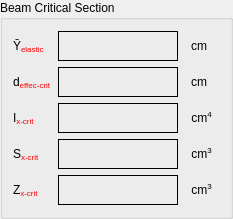
                 <widget class="QGroupBox" name="groupBox_7">
                  <property name="title">
                   <string>Beam Critical Section</string>
                  </property>
                  <property name="flat">
                   <bool>true</bool>
                  </property>
                  <layout class="QGridLayout" name="gridLayout_16">
                   <property name="leftMargin">
                    <number>10</number>
                   </property>
                   <item row="4" column="2">
                    <widget class="QLabel" name="label_166">
                     <property name="minimumSize">
                      <size>
                       <width>35</width>
                       <height>30</height>
                      </size>
                     </property>
                     <property name="maximumSize">
                      <size>
                       <width>30</width>
                       <height>16777215</height>
                      </size>
                     </property>
                     <property name="text">
                      <string>&lt;html&gt;&lt;head/&gt;&lt;body&gt;&lt;p&gt;cm&lt;span style=&quot; vertical-align:super;&quot;&gt;3&lt;/span&gt;&lt;/p&gt;&lt;/body&gt;&lt;/html&gt;</string>
                     </property>
                     <property name="alignment">
                      <set>Qt::AlignCenter</set>
                     </property>
                    </widget>
                   </item>
                   <item row="3" column="2">
                    <widget class="QLabel" name="label_164">
                     <property name="minimumSize">
                      <size>
                       <width>35</width>
                       <height>30</height>
                      </size>
                     </property>
                     <property name="maximumSize">
                      <size>
                       <width>30</width>
                       <height>16777215</height>
                      </size>
                     </property>
                     <property name="text">
                      <string>&lt;html&gt;&lt;head/&gt;&lt;body&gt;&lt;p&gt;cm&lt;span style=&quot; vertical-align:super;&quot;&gt;3&lt;/span&gt;&lt;/p&gt;&lt;/body&gt;&lt;/html&gt;</string>
                     </property>
                     <property name="alignment">
                      <set>Qt::AlignCenter</set>
                     </property>
                    </widget>
                   </item>
                   <item row="3" column="1">
                    <widget class="QLabel" name="label_143">
                     <property name="minimumSize">
                      <size>
                       <width>120</width>
                       <height>30</height>
                      </size>
                     </property>
                     <property name="maximumSize">
                      <size>
                       <width>120</width>
                       <height>30</height>
                      </size>
                     </property>
                     <property name="font">
                      <font>
                       <pointsize>12</pointsize>
                      </font>
                     </property>
                     <property name="toolTip">
                      <string/>
                     </property>
                     <property name="frameShape">
                      <enum>QFrame::Box</enum>
                     </property>
                     <property name="text">
                      <string/>
                     </property>
                     <property name="alignment">
                      <set>Qt::AlignCenter</set>
                     </property>
                    </widget>
                   </item>
                   <item row="2" column="1">
                    <widget class="QLabel" name="label_147">
                     <property name="minimumSize">
                      <size>
                       <width>120</width>
                       <height>30</height>
                      </size>
                     </property>
                     <property name="maximumSize">
                      <size>
                       <width>120</width>
                       <height>30</height>
                      </size>
                     </property>
                     <property name="font">
                      <font>
                       <pointsize>12</pointsize>
                      </font>
                     </property>
                     <property name="toolTip">
                      <string/>
                     </property>
                     <property name="frameShape">
                      <enum>QFrame::Box</enum>
                     </property>
                     <property name="text">
                      <string/>
                     </property>
                     <property name="alignment">
                      <set>Qt::AlignCenter</set>
                     </property>
                    </widget>
                   </item>
                   <item row="3" column="0">
                    <widget class="QLabel" name="label_148">
                     <property name="minimumSize">
                      <size>
                       <width>0</width>
                       <height>30</height>
                      </size>
                     </property>
                     <property name="maximumSize">
                      <size>
                       <width>150</width>
                       <height>16777215</height>
                      </size>
                     </property>
                     <property name="text">
                      <string>&lt;html&gt;&lt;head/&gt;&lt;body&gt;&lt;p&gt;S&lt;span style=&quot; color:#ff0000; vertical-align:sub;&quot;&gt;x-crit&lt;/span&gt;&lt;/p&gt;&lt;/body&gt;&lt;/html&gt;</string>
                     </property>
                     <property name="alignment">
                      <set>Qt::AlignLeading|Qt::AlignLeft|Qt::AlignVCenter</set>
                     </property>
                    </widget>
                   </item>
                   <item row="0" column="1">
                    <widget class="QLabel" name="label_150">
                     <property name="minimumSize">
                      <size>
                       <width>120</width>
                       <height>30</height>
                      </size>
                     </property>
                     <property name="maximumSize">
                      <size>
                       <width>120</width>
                       <height>30</height>
                      </size>
                     </property>
                     <property name="font">
                      <font>
                       <pointsize>12</pointsize>
                      </font>
                     </property>
                     <property name="toolTip">
                      <string/>
                     </property>
                     <property name="frameShape">
                      <enum>QFrame::Box</enum>
                     </property>
                     <property name="text">
                      <string/>
                     </property>
                     <property name="alignment">
                      <set>Qt::AlignCenter</set>
                     </property>
                    </widget>
                   </item>
                   <item row="2" column="0">
                    <widget class="QLabel" name="label_149">
                     <property name="minimumSize">
                      <size>
                       <width>0</width>
                       <height>30</height>
                      </size>
                     </property>
                     <property name="maximumSize">
                      <size>
                       <width>150</width>
                       <height>16777215</height>
                      </size>
                     </property>
                     <property name="text">
                      <string>&lt;html&gt;&lt;head/&gt;&lt;body&gt;&lt;p&gt;I&lt;span style=&quot; color:#ff0000; vertical-align:sub;&quot;&gt;x-crit&lt;/span&gt;&lt;/p&gt;&lt;/body&gt;&lt;/html&gt;</string>
                     </property>
                     <property name="alignment">
                      <set>Qt::AlignLeading|Qt::AlignLeft|Qt::AlignVCenter</set>
                     </property>
                    </widget>
                   </item>
                   <item row="0" column="0">
                    <widget class="QLabel" name="label_152">
                     <property name="minimumSize">
                      <size>
                       <width>0</width>
                       <height>30</height>
                      </size>
                     </property>
                     <property name="maximumSize">
                      <size>
                       <width>60</width>
                       <height>16777215</height>
                      </size>
                     </property>
                     <property name="text">
                      <string>&lt;html&gt;&lt;head/&gt;&lt;body&gt;&lt;p&gt;Ῡ&lt;span style=&quot; color:#ff0000; vertical-align:sub;&quot;&gt;elastic&lt;/span&gt;&lt;/p&gt;&lt;/body&gt;&lt;/html&gt;</string>
                     </property>
                     <property name="alignment">
                      <set>Qt::AlignLeading|Qt::AlignLeft|Qt::AlignVCenter</set>
                     </property>
                    </widget>
                   </item>
                   <item row="4" column="0">
                    <widget class="QLabel" name="label_158">
                     <property name="minimumSize">
                      <size>
                       <width>0</width>
                       <height>30</height>
                      </size>
                     </property>
                     <property name="maximumSize">
                      <size>
                       <width>150</width>
                       <height>16777215</height>
                      </size>
                     </property>
                     <property name="text">
                      <string>&lt;html&gt;&lt;head/&gt;&lt;body&gt;&lt;p&gt;Z&lt;span style=&quot; color:#ff0000; vertical-align:sub;&quot;&gt;x-crit&lt;/span&gt;&lt;/p&gt;&lt;/body&gt;&lt;/html&gt;</string>
                     </property>
                     <property name="alignment">
                      <set>Qt::AlignLeading|Qt::AlignLeft|Qt::AlignVCenter</set>
                     </property>
                    </widget>
                   </item>
                   <item row="4" column="1">
                    <widget class="QLabel" name="label_157">
                     <property name="minimumSize">
                      <size>
                       <width>120</width>
                       <height>30</height>
                      </size>
                     </property>
                     <property name="maximumSize">
                      <size>
                       <width>120</width>
                       <height>30</height>
                      </size>
                     </property>
                     <property name="font">
                      <font>
                       <pointsize>12</pointsize>
                      </font>
                     </property>
                     <property name="toolTip">
                      <string/>
                     </property>
                     <property name="frameShape">
                      <enum>QFrame::Box</enum>
                     </property>
                     <property name="text">
                      <string/>
                     </property>
                     <property name="alignment">
                      <set>Qt::AlignCenter</set>
                     </property>
                    </widget>
                   </item>
                   <item row="0" column="2">
                    <widget class="QLabel" name="label_161">
                     <property name="minimumSize">
                      <size>
                       <width>0</width>
                       <height>30</height>
                      </size>
                     </property>
                     <property name="maximumSize">
                      <size>
                       <width>30</width>
                       <height>16777215</height>
                      </size>
                     </property>
                     <property name="text">
                      <string>&lt;html&gt;&lt;head/&gt;&lt;body&gt;&lt;p&gt;cm&lt;/p&gt;&lt;/body&gt;&lt;/html&gt;</string>
                     </property>
                     <property name="alignment">
                      <set>Qt::AlignCenter</set>
                     </property>
                    </widget>
                   </item>
                   <item row="2" column="2">
                    <widget class="QLabel" name="label_162">
                     <property name="minimumSize">
                      <size>
                       <width>35</width>
                       <height>30</height>
                      </size>
                     </property>
                     <property name="maximumSize">
                      <size>
                       <width>35</width>
                       <height>16777215</height>
                      </size>
                     </property>
                     <property name="text">
                      <string>&lt;html&gt;&lt;head/&gt;&lt;body&gt;&lt;p&gt;cm&lt;span style=&quot; vertical-align:super;&quot;&gt;4&lt;/span&gt;&lt;/p&gt;&lt;/body&gt;&lt;/html&gt;</string>
                     </property>
                     <property name="alignment">
                      <set>Qt::AlignCenter</set>
                     </property>
                    </widget>
                   </item>
                   <item row="1" column="0">
                    <widget class="QLabel" name="label_181">
                     <property name="minimumSize">
                      <size>
                       <width>0</width>
                       <height>30</height>
                      </size>
                     </property>
                     <property name="maximumSize">
                      <size>
                       <width>60</width>
                       <height>16777215</height>
                      </size>
                     </property>
                     <property name="text">
                      <string>&lt;html&gt;&lt;head/&gt;&lt;body&gt;&lt;p&gt;d&lt;span style=&quot; color:#ff0000; vertical-align:sub;&quot;&gt;effec-crit&lt;/span&gt;&lt;/p&gt;&lt;/body&gt;&lt;/html&gt;</string>
                     </property>
                     <property name="alignment">
                      <set>Qt::AlignLeading|Qt::AlignLeft|Qt::AlignVCenter</set>
                     </property>
                    </widget>
                   </item>
                   <item row="1" column="1">
                    <widget class="QLabel" name="label_182">
                     <property name="minimumSize">
                      <size>
                       <width>120</width>
                       <height>30</height>
                      </size>
                     </property>
                     <property name="maximumSize">
                      <size>
                       <width>120</width>
                       <height>30</height>
                      </size>
                     </property>
                     <property name="font">
                      <font>
                       <pointsize>12</pointsize>
                      </font>
                     </property>
                     <property name="toolTip">
                      <string/>
                     </property>
                     <property name="frameShape">
                      <enum>QFrame::Box</enum>
                     </property>
                     <property name="text">
                      <string/>
                     </property>
                     <property name="alignment">
                      <set>Qt::AlignCenter</set>
                     </property>
                    </widget>
                   </item>
                   <item row="1" column="2">
                    <widget class="QLabel" name="label_192">
                     <property name="minimumSize">
                      <size>
                       <width>0</width>
                       <height>30</height>
                      </size>
                     </property>
                     <property name="maximumSize">
                      <size>
                       <width>30</width>
                       <height>16777215</height>
                      </size>
                     </property>
                     <property name="text">
                      <string>&lt;html&gt;&lt;head/&gt;&lt;body&gt;&lt;p&gt;cm&lt;/p&gt;&lt;/body&gt;&lt;/html&gt;</string>
                     </property>
                     <property name="alignment">
                      <set>Qt::AlignCenter</set>
                     </property>
                    </widget>
                   </item>
                  </layout>
                 </widget>
